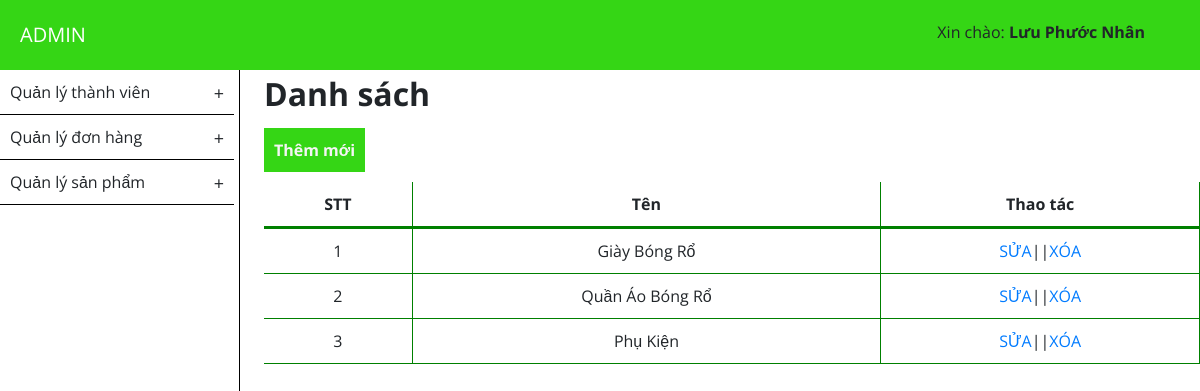
Screenshot of /admin/?mod=cat&action=show_cat (signed in) with the database file from the repository.
### tables this page shows
CREATE TABLE IF NOT EXISTS `tbl_cat` (
  `id_cat` int(100) NOT NULL AUTO_INCREMENT,
  `name_cat` varchar(255) NOT NULL,
  PRIMARY KEY (`id_cat`)
);

### admin/libraries/database.php (called while the page is built, shortened)
<?php
function db_query($query_string)
{
    global $conn;
    $result = mysqli_query($conn, $query_string);
    return $result;
}
function db_fetch_array($query_string)
{
    $result = array();
    $mysqli_result = db_query($query_string);
    while ($row = mysqli_fetch_assoc($mysqli_result)) {
        $result[] = $row;
    }
    return $result;
}

### admin/modules/cat/models/indexModel.php (called while the page is built, shortened)
<?php
function get_list_cat(){
    $list_cat=db_fetch_array("select * from tbl_cat");
    return $list_cat;
}

### admin/modules/cat/controllers/indexController.php (called while the page is built, shortened)
<?php
function show_catAction()
{
    $list_cat = get_list_cat();
    foreach ($list_cat as &$cat) {
        $cat['url_update'] = "?mod=cat&action=update_cat&id={$cat['id_cat']}";
    };
    $data = array(
        'list_cat' => $list_cat
    );
    load_view('show_cat', $data);
}

### admin/core/router.php (called while the page is built, shortened)
<?php
$action_name = get_action() . 'Action';
call_function(array('construct', $action_name));

### admin/core/appload.php (called while the page is built, shortened)
<?php
require CONFIGPATH . DIRECTORY_SEPARATOR . 'database.php';
require CONFIGPATH . DIRECTORY_SEPARATOR . 'config.php';
require CONFIGPATH . DIRECTORY_SEPARATOR . 'email.php';
require LIBPATH . DIRECTORY_SEPARATOR . 'database.php';
require COREPATH . DIRECTORY_SEPARATOR . 'base.php';
require COREPATH . DIRECTORY_SEPARATOR . 'router.php';

### admin/index.php (called while the page is built, shortened)
<?php
require COREPATH . DIRECTORY_SEPARATOR . 'appload.php';

### admin/helper/admin.php (called while the page is built, shortened)
<?php
function is_login()
{
    if (isset($_SESSION['is_login_admin'])) {
        return true;
    }
}
function admin_login()
{
    if (!empty($_SESSION['admin_login'])) {
        return $_SESSION['admin_login'];
    }
}
function info_admin($username, $field)
{
    global $list_admin;
    if (isset($_SESSION['is_login_admin'])) {
        foreach ($list_admin as $admin) {
            if ($username == $admin['username']) {
                if (array_key_exists($field, $admin)) {
                    return $admin[$field];
                }
            }
        }
    }
}

### admin/config/config.php (called while the page is built)
<?php
$config['base_url'] = "http://localhost/bongro/admin/";
$config['default_module'] = 'cart';
$config['default_controller'] = 'index';
$config['default_action'] = 'index';

### admin/config/email.php (called while the page is built)
<?php
$config['mail'] = array(
    'protocol' => 'smtp',
    'smtp_host' => 'smtp.gmail.com',
    'smtp_port' => 587,
    'smtp_user' => 'huynhvohoangmy12a7@gmail.com',
    'smtp_fullname'=>'ABCXYZ',
    'smtp_pass' => 'matkhaula999913',
    'smtp_secure'=>'tls',
    'smtp_timeout' => '7',
    'mailtype' => 'html',
    'charset' => 'UTF-8'
);

### admin/helper/url.php (called while the page is built, shortened)
<?php
function base_url($url = "")
{
    global $config;
    return $config['base_url'] . $url;
}

### admin/modules/cat/views/show_catView.php (the view, shortened to what this page needs)
<?php
get_header();
?>
<div id="wp_content">
   <div class="content">
      <form action="">
         <h1>Danh sách </h1>
         <a href="<?php echo base_url('?mod=cat&action=add_cat') ?>" class="add_new">Thêm mới</a>
         <table>
            <thead>
               <tr>
                  <td>STT</td>
                  <td>Tên</td>
                  <td>Thao tác</td>
               </tr>
            </thead>
            <tbody>
               <?php
               if (!empty($list_cat)) {
                  $t = 0;
                  foreach ($list_cat as $cat) {
                     $t++;
               ?>
                     <tr>
                        <td><?php echo $t;  ?></td>
                        <td><?php echo $cat['name_cat'];  ?></td>
                        <td><a href="<?php echo base_url($cat['url_update'])   ?>">SỬA</a>||<a href="<?php echo base_url($cat['url_delete']) ?>">XÓA</a></td>
                     </tr>
               <?php
                  }
               } else {
                  echo "Hiện tại không có danh mục nào";
               }
               ?>
            </tbody>
         </table>
      </form>
   </div>
</div>

### admin/core/base.php (shortened to what this page needs)
<?php
function get_module() {
    global $config;
    $module = isset($_GET['mod']) ? $_GET['mod'] : $config['default_module'];
    return $module;
}
function call_function($list_function = array()) {
    if (is_array($list_function)) {
        foreach ($list_function as $f) {
            if (function_exists($f())) {
                $f();
            }
        }
    }
}
function load_view($name, $data_send = array()) {
    $data = $data_send;
    $path = MODULESPATH . DIRECTORY_SEPARATOR . get_module() . DIRECTORY_SEPARATOR . 'views' . DIRECTORY_SEPARATOR . $name . 'View.php';
    if (file_exists($path)) {
        require $path;
    } else {
        echo "Không tìm thấy {$path}";
    }
}
function get_header($name = '') {
    if (empty($name)) {
        $name = 'header';
    } else {
        $name = "header-{$name}";
    }
    $path = LAYOUTPATH . DIRECTORY_SEPARATOR . $name . '.php';
    if (file_exists($path)) {
        require $path;
    } else {
        echo "Không tìm thấy {$path}";
    }
}
function get_footer($name = '') {
    global $data;
    if (empty($name)) {
        $name = 'footer';
    } else {
        $name = "footer-{$name}";
    }
    $path = LAYOUTPATH . DIRECTORY_SEPARATOR . $name . '.php';
    if (file_exists($path)) {
        if (is_array($data)) {
            foreach ($data as $key => $a) {
                $$key = $a;
            }
        }
        require $path;
    } else {
        echo "Không tìm thấy {$path}";
    }
}
function get_sidebar($name = '') {
    global $data;
    if (empty($name)) {
        $name = 'sidebar';
    } else {
        $name = "sidebar-{$name}";
    }
    $path = LAYOUTPATH . DIRECTORY_SEPARATOR . $name . '.php';
    if (file_exists($path)) {
        if (is_array($data)) {
            foreach ($data as $key => $a) {
                $$key = $a;
            }
        }
        require $path;
    } else {
        echo "Không tìm thấy {$path}";
    }
}
?>

### admin/layout/header.php (shortened to what this page needs)
<!DOCTYPE html>
<html lang="en">
<head>
    <link rel="stylesheet" href="public/css/reset.css">
    <link rel="stylesheet" href="public/css/style.css">
</head>
<body>
    <div id="wrapper">
        <div id="header">
            <a href="<?php echo base_url("?mod=cart") ?>" class="logo">ADMIN</a>
            <div id="info_admin">
                <p> Xin chào:
                    <strong>
                        <?php
                        $list_admin = db_fetch_array("SELECT * FROM tbl_admin");
                        echo info_admin(admin_login(), 'fullname');
                        ?>
                    </strong>
                </p>
            </div>
        </div>

### admin/public/css/style.css (style rules this page uses)
* { padding: 0; margin: 0; }
body { font-size: 16px; line-height: 1.5; font-family: 'Open Sans', sans-serif; }
#wrapper { width: 100%; margin: 0px auto; }
#footer, #header { padding: 10px; background: rgb(53, 214, 21); }
#header { padding: 20px; display: flex; justify-content: space-between; position: relative; }
#wp_content { min-height: 560px; }
.logo { color: white; font-size: 20px; display: block; }
#info_admin { cursor: pointer; margin-right: 35px; }
.add_new { color: whitesmoke; background: rgb(53, 214, 21); padding: 10px; font-weight: bold; margin-top: 10px; margin-bottom: 10px; display: inline-block; }
.content { float: right; width: 78%; }
table { width: 100%; text-align: center; }
thead { border-bottom: 3px solid green; font-weight: bold; }
tr { border-bottom: 1px solid green; }
tr td { padding: 10px; border-right: 1px solid green; }

### rows the page displays
tbl_cat: name_cat "Giày Bóng Rổ"
tbl_cat: name_cat "Quần Áo Bóng Rổ"
tbl_cat: name_cat "Phụ Kiện"

### other values shown
info_admin(admin_login(), 'fullname') "Lưu Phước Nhân"
